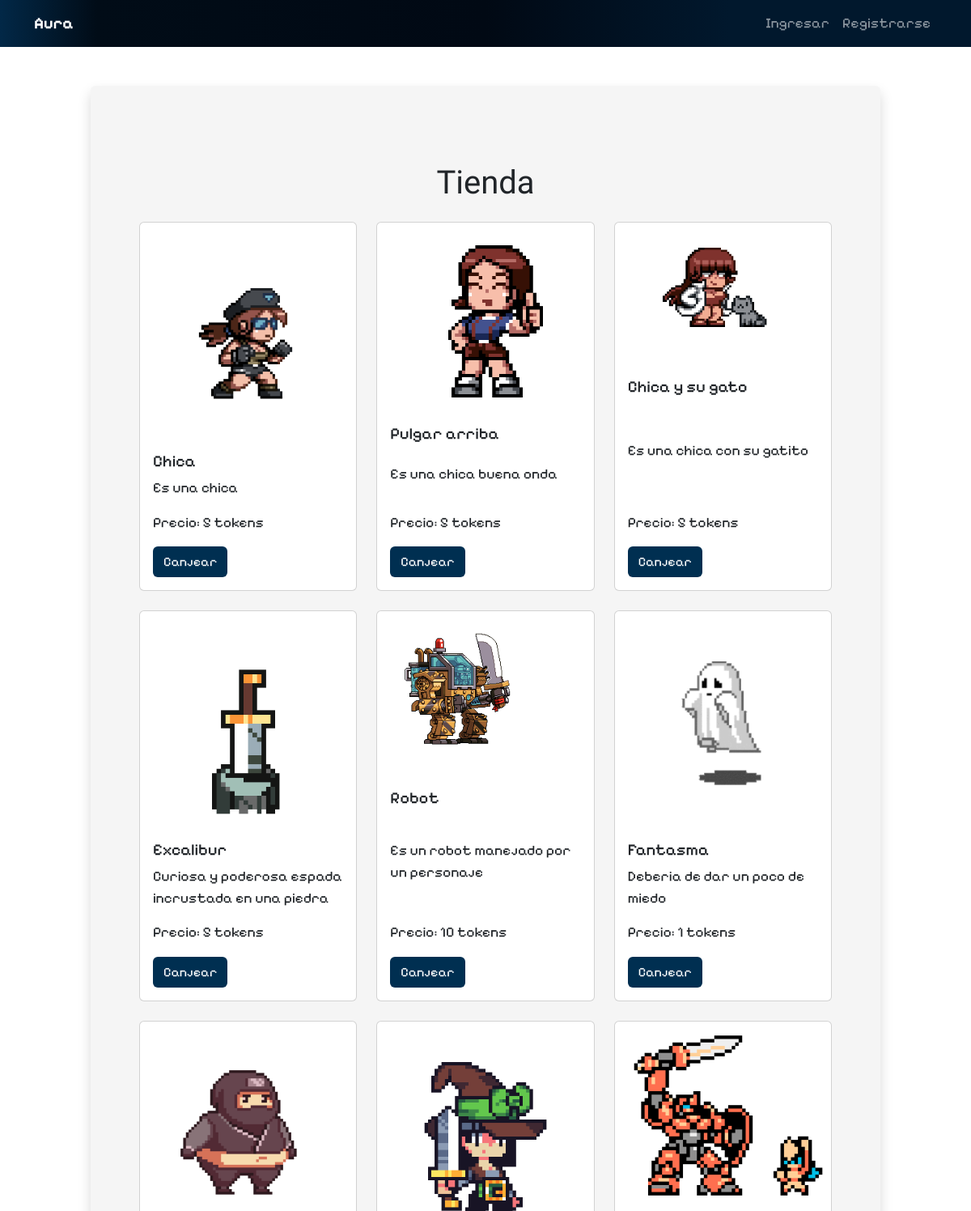
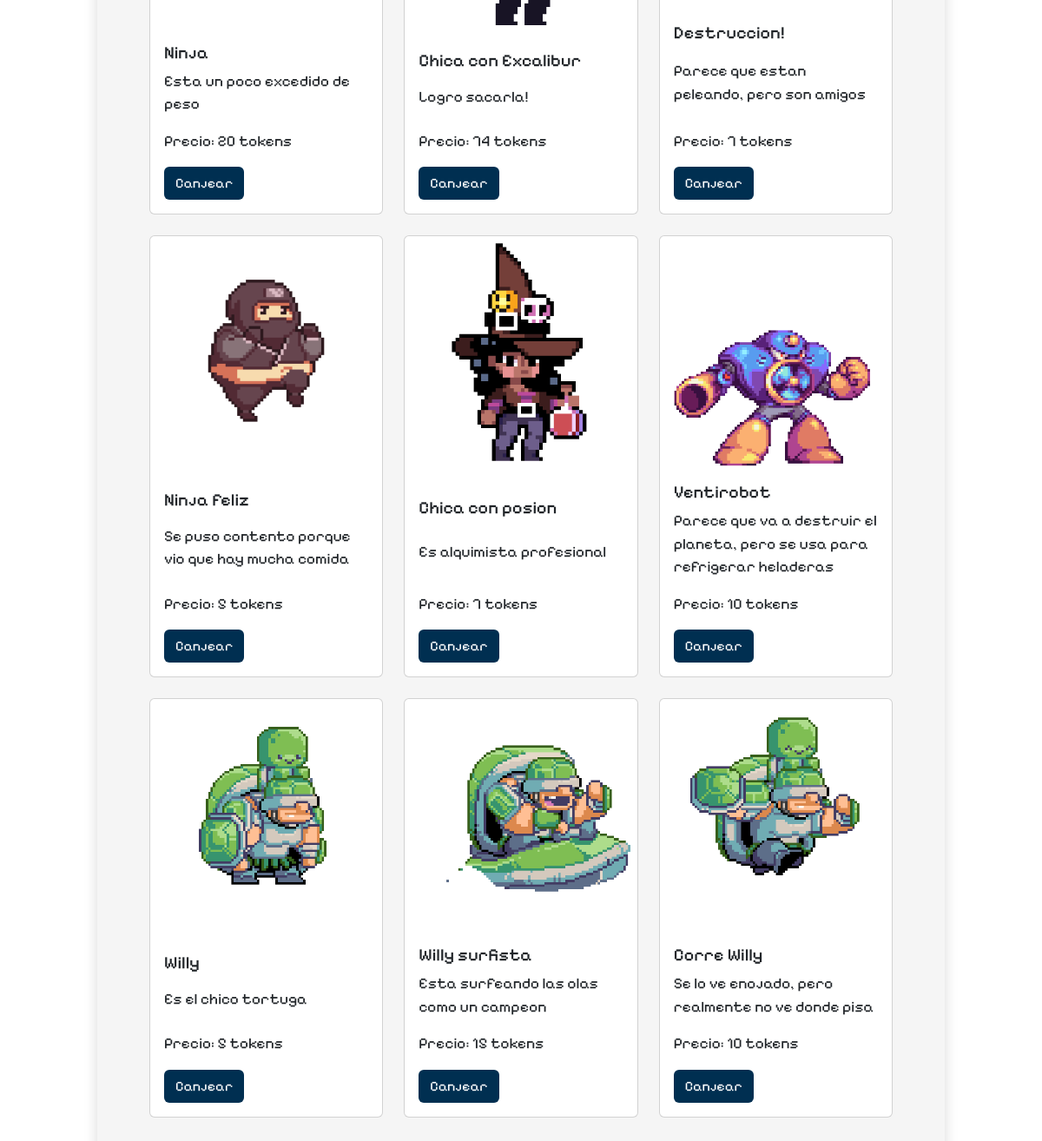
/store/, run on the app's committed database (2 pictures, top to bottom).
### App/models.py (models this page shows, shortened)
class Product(models.Model):
    PRODUCT_TYPES = [
        ('producto', 'Producto'),
        ('cabeza', 'Cabeza'),
        ('torso', 'Torso'),
        ('pierna', 'Pierna'),
        ('pie', 'Pie'),
        ('background', 'Background'),
    ]
    name = models.CharField(max_length=255)
    description = models.TextField()
    gif = models.FileField(upload_to='product_gifs/', default='default.gif')
    price = models.IntegerField()
    product_type = models.CharField(max_length=20, choices=PRODUCT_TYPES, default='producto')

### App/views.py (the view)
# urls.py: path('store/', views.store, name='store'),
def store(request):
    template_name = 'store.html'
    user = request.user
    products = Product.objects.all()
    return render(request, 'store.html', {'template_name': template_name,'user': user, 'products': products})

### App/templates/store.html (shortened to what this page needs)
{% extends 'base.html' %} {% block content %}
<div class="container mt-5">
  <h1 class="text-center mb-4">Tienda</h1>
  <div class="row">
    {% for product in products %}
    <div class="col-md-4 mb-4">
      <div class="card" id="product-{{ product.id }}">
        <img
          src="{{ product.gif.url }}"
          class="card-img-top img-fluid"
          alt="{{ product.name }}"
        />
        <div class="card-body">
          <h5 class="card-title">{{ product.name }}</h5>
          <p class="card-text">{{ product.description }}</p>
          <p class="card-text">Precio: {{ product.price }} tokens</p>
          <form method="post" action="{% url 'redeem-reward' product.id %}">
            <button
              type="submit"
              class="btn"
              style="background-color: rgb(0, 47, 81); color: white"
            >
              Canjear
            </button>
          </form>
        </div>
      </div>
    </div>
    {% endfor %}
  </div>
</div>
{% endblock %}

### App/templates/base.html (shortened to what this page needs)
<!DOCTYPE html>
<html lang="en">
  <head>
    <link
      rel="stylesheet"
      href="https://cdnjs.cloudflare.com/ajax/libs/animate.css/4.1.1/animate.min.css"
    />
    <link
      rel="stylesheet"
      href="https://cdn.jsdelivr.net/npm/bootstrap@5.2.0/dist/css/bootstrap.min.css"
    />
  </head>
  <body style="font-family: 'Pixelify Sans', sans-serif; font-size: 1.1em">
    <nav
      class="navbar navbar-expand-lg navbar-dark"
      style="
        background: linear-gradient(
          to right,
          rgb(2, 40, 71),
          rgb(1, 12, 23) 10%,
          rgb(1, 9, 20) 50%,
          rgb(1, 24, 45) 75%
        );
      "
    >
      <div class="container">
        {% if user.is_authenticated %}
        <b class="navbar-brand">Aura</b>
        {% else %}
        <a class="navbar-brand"><b>Aura</b></a>
        {% endif %}
        <div class="collapse navbar-collapse" id="navbarNav">
          <ul class="navbar-nav ms-auto">
            {% if user.is_authenticated %}
            <li class="nav-item">
              <a
                href="{% url 'dashboard' %}"
                class="nav-link"
                style="color: aliceblue"
                >Dashboard</a
              >
            </li>
            <li class="nav-item">
              <a
                href="{% url 'store' %}"
                class="nav-link"
                style="color: aliceblue"
                >Tienda</a
              >
            </li>
            <li class="nav-item">
              <a
                href="{% url 'user-profile' %}"
                class="nav-link"
                style="color: aliceblue"
                >Perfil</a
              >
            </li>
            <li class="nav-item">
              <a
                href="{% url 'log-out'%}"
                class="nav-link"
                style="color: aliceblue"
                >Salir</a
              >
            </li>
            {% else %}
            <li class="nav-item">
              <a href="{% url 'log-in' %}" class="nav-link">Ingresar</a>
            </li>
            <li class="nav-item">
              <a href="{% url 'registrarse' %}" class="nav-link">Registrarse</a>
            </li>
            {% endif %}
          </ul>
        </div>
      </div>
    </nav>
    <div
      class="container animate__animated animate__pulse animate__faster {% if template_name == 'registrarse.html' %}small-container{% elif template_name == 'store.html' %}wide-container{% elif template_name == 'login.html' %}small-container{% endif %}"
    >
      <div class="card border-0 shadow my-5 animated-container">
        <div class="card-body p-5">
          {% block content %} {% endblock content %}
        </div>
      </div>
    </div>
  </body>
</html>

### App/templates/store.html (style rules this page uses)
.card { height: 100%; }
.card-img-top { max-height: 400px; width: auto; object-fit: contain; transition: transform 0.3s ease; }
h1 { font-family: "Rubik Glitch", system-ui; }
.card-body { display: flex; flex-direction: column; justify-content: space-between; height: 100%; }
.card-title, .card-text, .btn { margin-top: auto; }

### App/templates/base.html (style rules this page uses)
body { background: url("https://images.unsplash.com/photo-1703994643626-c47629018e03?q=80&w=2070&auto=format&fit=crop&ixlib=rb-4.0.3&ixid=M3wxMjA3fDB8MHxwaG90by1wYWdlfHx8fGVufDB8fHx8fA%3D%3D") no-repeat center center fixed; -webkit-background-size: cover; -moz-background-size: cover; background-size: cover; -o-background-size: cover; }
.wide-container { min-height: 300px; max-width: 1000px; min-width: 300px; }
.animated-container { background-color: rgb(245, 245, 245); }

### data on the page
Product: gif (picture), name "Chica", description "Es una chica", price "5"
Product: gif (picture), name "Pulgar arriba", description "Es una chica buena onda", price "5"
Product: gif (picture), name "Chica y su gato", description "Es una chica con su gatito", price "5"
Product: gif (picture), name "Excalibur", description "Curiosa y poderosa espada incrustada en una piedra", price "5"
Product: gif (picture), name "Robot", description "Es un robot manejado por un personaje", price "10"
Product: gif (picture), name "Fantasma", description "Deberia de dar un poco de miedo", price "1"
Product: gif (picture), name "Ninja", description "Esta un poco excedido de peso", price "20"
Product: gif (picture), name "Chica con Excalibur", description "Logro sacarla!", price "74"
Product: gif (picture), name "Destruccion!", description "Parece que estan peleando, pero son amigos", price "7"
Product: gif (picture), name "Ninja feliz", description "Se puso contento porque vio que hay mucha comida", price "5"
Product: gif (picture), name "Chica con posion", description "Es alquimista profesional", price "7"
Product: gif (picture), name "Ventirobot", description "Parece que va a destruir el planeta, pero se usa para refrigerar heladeras", price "10"
Product: gif (picture), name "Willy", description "Es el chico tortuga", price "5"
Product: gif (picture), name "Willy surfista", description "Esta surfeando las olas como un campeon", price "15"
Product: gif (picture), name "Corre Willy", description "Se lo ve enojado, pero realmente no ve donde pisa", price "10"
